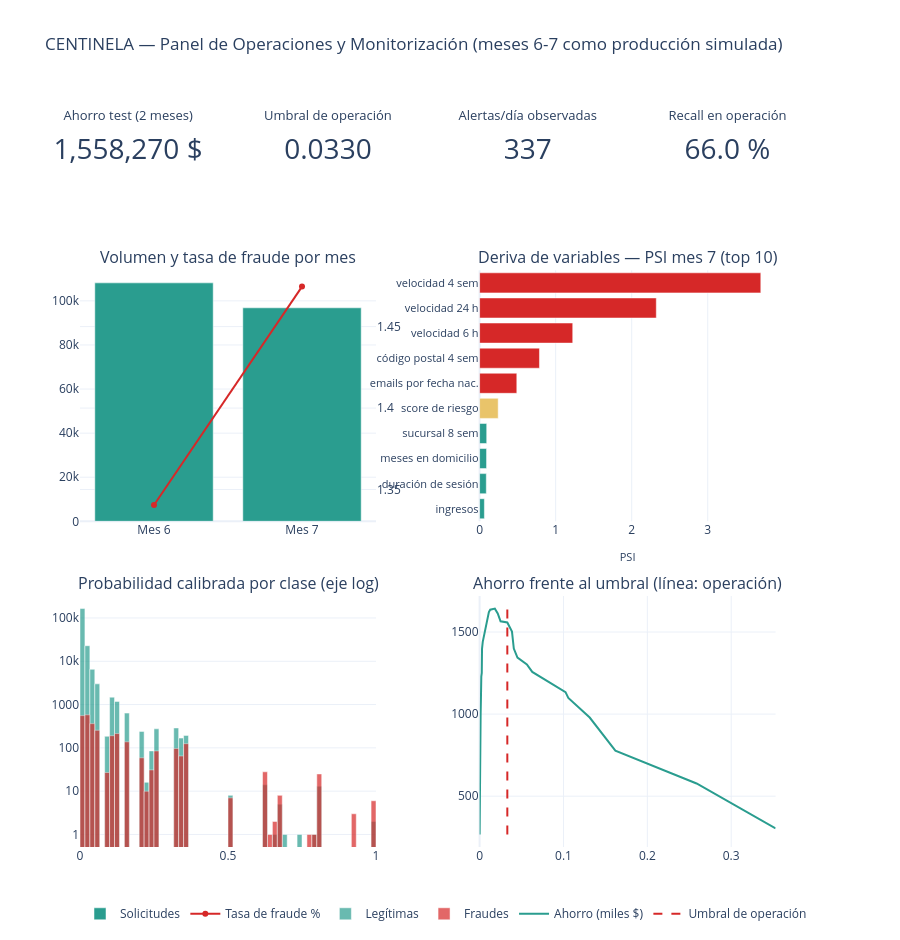

Here is the notebook cell this chart was saved with:
### Code cell
# Ensamblaje del panel y exportación a HTML autocontenido
# Las variables del monitor se muestran con nombres cortos de negocio para
# que las etiquetas no invadan el gráfico vecino.

fig = make_subplots(
    rows=3, cols=4, row_heights=[0.16, 0.42, 0.42],
    vertical_spacing=0.10, horizontal_spacing=0.14,
    specs=[[{'type': 'domain'}] * 4,
           [{'colspan': 2, 'secondary_y': True}, None, {'colspan': 2}, None],
           [{'colspan': 2}, None, {'colspan': 2}, None]],
    subplot_titles=[None, None, None, None,
                    'Volumen y tasa de fraude por mes',
                    'Deriva de variables — PSI mes 7 (top 10)',
                    'Probabilidad calibrada por clase (eje log)',
                    'Ahorro frente al umbral (línea: operación)'])

indicadores = [
    ('Ahorro test (2 meses)', ahorro, ',.0f', ' $'),
    ('Umbral de operación', UMBRAL, '.4f', ''),
    ('Alertas/día observadas', alerta.sum() / DIAS_TEST, ',.0f', ''),
    ('Recall en operación', recall, '.1f', ' %'),
]
for i, (titulo, valor, formato, sufijo) in enumerate(indicadores, start=1):
    fig.add_trace(go.Indicator(
        mode='number', value=valor,
        title={'text': titulo, 'font': {'size': 13}},
        number={'valueformat': formato, 'suffix': sufijo, 'font': {'size': 28}}),
        row=1, col=i)

m = resumen.reset_index()
fig.add_trace(go.Bar(x=m['month'], y=m['solicitudes'], name='Solicitudes',
                     marker_color=COLOR_LEGITIMO), row=2, col=1)
fig.add_trace(go.Scatter(x=m['month'], y=m['tasa_fraude_%'], name='Tasa de fraude %',
                         mode='lines+markers', marker_color=COLOR_FRAUDE),
              row=2, col=1, secondary_y=True)
fig.update_xaxes(tickvals=[6, 7], ticktext=['Mes 6', 'Mes 7'], row=2, col=1)

top10 = tabla_psi['mes_7'].head(10).iloc[::-1]
etiquetas = [NOMBRES_CORTOS.get(v, v[:20]) for v in top10.index]
colores = [COLOR_FRAUDE if v > 0.25 else COLOR_AVISO if v > 0.10 else COLOR_LEGITIMO
           for v in top10]
fig.add_trace(go.Bar(x=top10.values, y=etiquetas, orientation='h',
                     marker_color=colores, showlegend=False), row=2, col=3)
fig.update_yaxes(tickfont={'size': 11}, row=2, col=3)
fig.update_xaxes(title_text='PSI', title_font={'size': 11}, row=2, col=3)

bordes = np.linspace(0, 1, 61)
centros = (bordes[:-1] + bordes[1:]) / 2
for clase, nombre, color in [(0, 'Legítimas', COLOR_LEGITIMO), (1, 'Fraudes', COLOR_FRAUDE)]:
    conteo, _ = np.histogram(p[y == clase], bins=bordes)
    fig.add_trace(go.Bar(x=centros, y=conteo, name=nombre, marker_color=color,
                         opacity=0.7, width=bordes[1] - bordes[0]), row=3, col=1)
fig.update_yaxes(type='log', row=3, col=1)

umbrales = np.quantile(p, np.linspace(0.001, 0.999, 200))
curva = np.array([perdida_sin_modelo - (C_REV * (p >= u).sum() + lim[(y == 1) & (p < u)].sum())
                  for u in umbrales]) / 1000
fig.add_trace(go.Scatter(x=umbrales, y=curva, mode='lines', name='Ahorro (miles $)',
                         line_color=COLOR_LEGITIMO), row=3, col=3)
fig.add_trace(go.Scatter(x=[UMBRAL, UMBRAL], y=[float(curva.min()), float(curva.max())],
                         mode='lines', name='Umbral de operación',
                         line=dict(color=COLOR_FRAUDE, dash='dash')), row=3, col=3)

fig.update_layout(template='plotly_white', height=940, barmode='overlay',
                  title_text='CENTINELA — Panel de Operaciones y Monitorización '
                             '(meses 6-7 como producción simulada)',
                  legend=dict(orientation='h', y=-0.07))
ruta_html = RUTA_DASH / 'centinela_ops.html'
fig.write_html(ruta_html, include_plotlyjs=True, full_html=True)
print(f'Panel exportado: {ruta_html} '
      f'({ruta_html.stat().st_size / 1_048_576:.1f} MB)')
fig.show()

### Figure 1 — Plotly figure (JSON) as saved in the notebook; plotly's stock layout.template omitted (floating-point values rounded to 4 significant figures; data arrays with more than 128 entries replaced by an {"elided": "..."} marker saying what was removed)
{"data": [{"domain": {"x": [0, 0.13], "y": [0.872, 1]}, "mode": "number", "number": {"font": {"size": 28}, "suffix": " $", "valueformat": ",.0f"}, "title": {"font": {"size": 13}, "text": "Ahorro test (2 meses)"}, "type": "indicator", "value": 1558270}, {"domain": {"x": [0.27, 0.4], "y": [0.872, 1]}, "mode": "number", "number": {"font": {"size": 28}, "suffix": "", "valueformat": ".4f"}, "title": {"font": {"size": 13}, "text": "Umbral de operación"}, "type": "indicator", "value": 0.03305}, {"domain": {"x": [0.54, 0.67], "y": [0.872, 1]}, "mode": "number", "number": {"font": {"size": 28}, "suffix": "", "valueformat": ",.0f"}, "title": {"font": {"size": 13}, "text": "Alertas/día observadas"}, "type": "indicator", "value": 337.5}, {"domain": {"x": [0.81, 0.94], "y": [0.872, 1]}, "mode": "number", "number": {"font": {"size": 28}, "suffix": " %", "valueformat": ".1f"}, "title": {"font": {"size": 13}, "text": "Recall en operación"}, "type": "indicator", "value": 65.98}, {"marker": {"color": "#2A9D8F"}, "name": "Solicitudes", "type": "bar", "x": [6, 7], "xaxis": "x", "y": [108200.0, 96840.0], "yaxis": "y"}, {"marker": {"color": "#D62828"}, "mode": "lines+markers", "name": "Tasa de fraude %", "type": "scatter", "x": [6, 7], "xaxis": "x", "y": [1.341, 1.475], "yaxis": "y2"}, {"marker": {"color": ["#2A9D8F", "#2A9D8F", "#2A9D8F", "#2A9D8F", "#E9C46A", "#D62828", "#D62828", "#D62828", "#D62828", "#D62828"]}, "orientation": "h", "showlegend": false, "type": "bar", "x": [0.06283, 0.08792, 0.09123, 0.09335, 0.2444, 0.4891, 0.7872, 1.225, 2.323, 3.698], "xaxis": "x2", "y": ["ingresos", "duración de sesión", "meses en domicilio", "sucursal 8 sem", "score de riesgo", "emails por fecha nac.", "código postal 4 sem", "velocidad 6 h", "velocidad 24 h", "velocidad 4 sem"], "yaxis": "y3"}, {"marker": {"color": "#2A9D8F"}, "name": "Legítimas", "opacity": 0.7, "type": "bar", "width": 0.01667, "x": [0.008333, 0.025, 0.04167, 0.05833, 0.075, 0.09167, 0.1083, 0.125, 0.1417, 0.1583, 0.175, 0.1917, 0.2083, 0.225, 0.2417, 0.2583, 0.275, 0.2917, 0.3083, 0.325, 0.3417, 0.3583, 0.375, 0.3917, 0.4083, 0.425, 0.4417, 0.4583, 0.475, 0.4917, 0.5083, 0.525, 0.5417, 0.5583, 0.575, 0.5917, 0.6083, 0.625, 0.6417, 0.6583, 0.675, 0.6917, 0.7083, 0.725, 0.7417, 0.7583, 0.775, 0.7917, 0.8083, 0.825, 0.8417, 0.8583, 0.875, 0.8917, 0.9083, 0.925, 0.9417, 0.9583, 0.975, 0.9917], "xaxis": "x3", "y": [164966, 22845, 6516, 3008, 0, 185, 1482, 1184, 0, 635, 0, 0, 240, 16, 85, 275, 0, 0, 0, 288, 168, 194, 0, 0, 0, 0, 0, 0, 0, 0, 8, 0, 0, 0, 0, 0, 0, 14, 0, 1, 5, 1, 0, 0, 1, 0, 0, 1, 13, 0, 0, 0, 0, 0, 0, 0, 0, 0, 0, 2], "yaxis": "y4"}, {"marker": {"color": "#D62828"}, "name": "Fraudes", "opacity": 0.7, "type": "bar", "width": 0.01667, "x": [0.008333, 0.025, 0.04167, 0.05833, 0.075, 0.09167, 0.1083, 0.125, 0.1417, 0.1583, 0.175, 0.1917, 0.2083, 0.225, 0.2417, 0.2583, 0.275, 0.2917, 0.3083, 0.325, 0.3417, 0.3583, 0.375, 0.3917, 0.4083, 0.425, 0.4417, 0.4583, 0.475, 0.4917, 0.5083, 0.525, 0.5417, 0.5583, 0.575, 0.5917, 0.6083, 0.625, 0.6417, 0.6583, 0.675, 0.6917, 0.7083, 0.725, 0.7417, 0.7583, 0.775, 0.7917, 0.8083, 0.825, 0.8417, 0.8583, 0.875, 0.8917, 0.9083, 0.925, 0.9417, 0.9583, 0.975, 0.9917], "xaxis": "x3", "y": [556, 580, 363, 255, 0, 27, 191, 214, 0, 138, 0, 0, 59, 10, 31, 85, 0, 0, 0, 97, 65, 125, 0, 0, 0, 0, 0, 0, 0, 0, 7, 0, 0, 0, 0, 0, 0, 28, 1, 2, 8, 0, 0, 0, 0, 0, 1, 1, 25, 0, 0, 0, 0, 0, 0, 3, 0, 0, 0, 6], "yaxis": "y4"}, {"line": {"color": "#2A9D8F"}, "mode": "lines", "name": "Ahorro (miles $)", "type": "scatter", "x": {"elided": "200 float values"}, "xaxis": "x4", "y": {"elided": "200 float values"}, "yaxis": "y5"}, {"line": {"color": "#D62828", "dash": "dash"}, "mode": "lines", "name": "Umbral de operación", "type": "scatter", "x": [0.03305, 0.03305], "xaxis": "x4", "y": [266.9, 1643.0], "yaxis": "y5"}], "layout": {"annotations": [{"font": {"size": 16}, "showarrow": false, "text": "Volumen y tasa de fraude por mes", "x": 0.2, "xanchor": "center", "xref": "paper", "y": 0.772, "yanchor": "bottom", "yref": "paper"}, {"font": {"size": 16}, "showarrow": false, "text": "Deriva de variables — PSI mes 7 (top 10)", "x": 0.74, "xanchor": "center", "xref": "paper", "y": 0.772, "yanchor": "bottom", "yref": "paper"}, {"font": {"size": 16}, "showarrow": false, "text": "Probabilidad calibrada por clase (eje log)", "x": 0.2, "xanchor": "center", "xref": "paper", "y": 0.336, "yanchor": "bottom", "yref": "paper"}, {"font": {"size": 16}, "showarrow": false, "text": "Ahorro frente al umbral (línea: operación)", "x": 0.74, "xanchor": "center", "xref": "paper", "y": 0.336, "yanchor": "bottom", "yref": "paper"}], "barmode": "overlay", "height": 940, "legend": {"orientation": "h", "y": -0.07}, "title": {"text": "CENTINELA — Panel de Operaciones y Monitorización (meses 6-7 como producción simulada)"}, "xaxis": {"anchor": "y", "domain": [0, 0.4], "ticktext": ["Mes 6", "Mes 7"], "tickvals": [6, 7]}, "xaxis2": {"anchor": "y3", "domain": [0.54, 0.94], "title": {"font": {"size": 11}, "text": "PSI"}}, "xaxis3": {"anchor": "y4", "domain": [0, 0.4]}, "xaxis4": {"anchor": "y5", "domain": [0.54, 0.94]}, "yaxis": {"anchor": "x", "domain": [0.436, 0.772]}, "yaxis2": {"anchor": "x", "overlaying": "y", "side": "right"}, "yaxis3": {"anchor": "x2", "domain": [0.436, 0.772], "tickfont": {"size": 11}}, "yaxis4": {"anchor": "x3", "domain": [0, 0.336], "type": "log"}, "yaxis5": {"anchor": "x4", "domain": [0, 0.336]}}}
